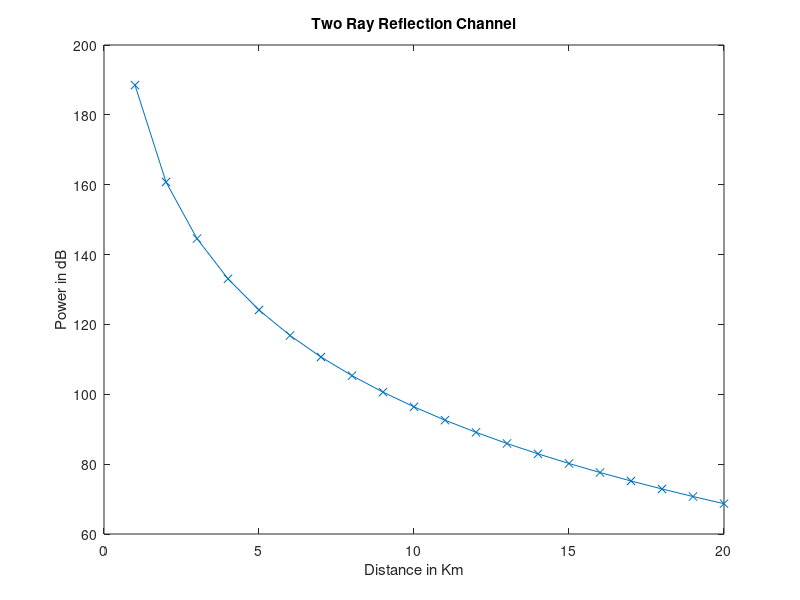

Reproduce this figure in MATLAB.
clc;
close all;
clear all;

pt = 50;
gt = 1.2302;
gr = 1.3412;
ht = 50;
hr = 1;
d = 1:1:20;
for i = 1:1:20 
    pr(i)=10*log((pt*gt*(ht^2)*(hr^2))/(d(i)^4)*(10^3));
end
plot(d,pr,'-x');
title("Two Ray Reflection Channel");
xlabel("Distance in Km");
ylabel("Power in dB");
disp(pr);